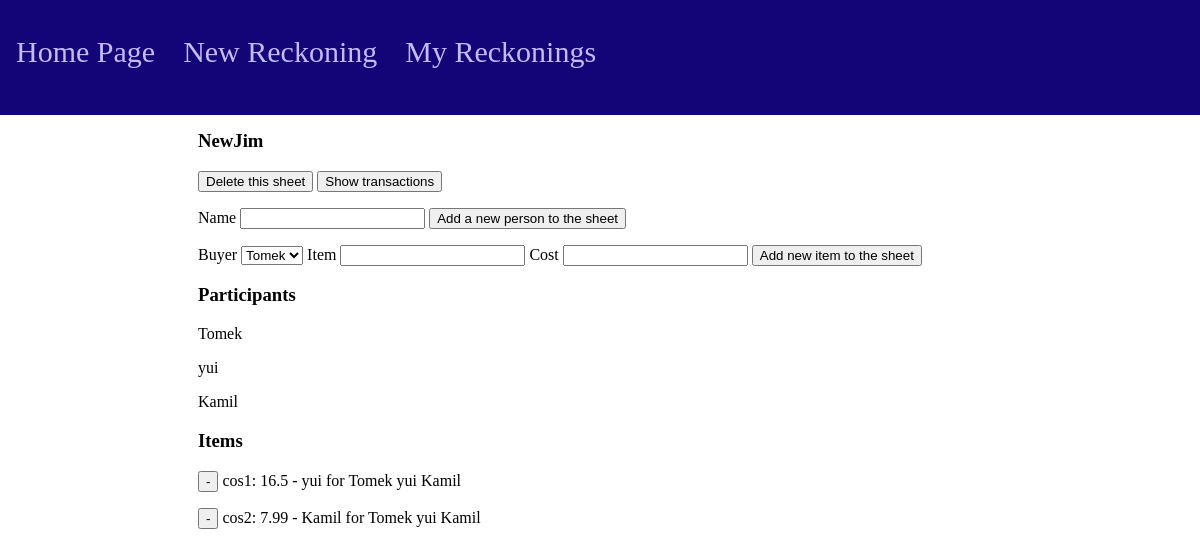
The app's page /reckon/NewJim with its own data.
### main/models.py (models this page shows, shortened)
class Sheet(models.Model):
    name = models.CharField(max_length=30)
    def __str__(self):
        return self.name

class Person(models.Model):
    sheet = models.ForeignKey(Sheet, on_delete=models.CASCADE)
    name = models.CharField(max_length=20)
    balance = models.FloatField(default=0)
    def __str__(self):
        return self.name

class Item(models.Model):
    sheet = models.ForeignKey(Sheet, on_delete=models.CASCADE)
    person = models.ForeignKey(Person, on_delete=models.CASCADE)
    name = models.CharField(max_length=30)
    value = models.FloatField()

### main/views.py (the view)
# urls.py: path('reckon/<str:name>', views.reckon, name="reckon"),
def reckon(response, name):
    if response.method == 'POST':
        if response.POST.get("delete"):
            view = Sheet.objects.get(name=response.POST.get("delete"))
            view.delete()
            return HttpResponseRedirect('/sheets/', {})
        elif response.POST.get("addperson"):
            view = Sheet.objects.get(name=response.POST.get("addperson"))
            addperson = addPerson(response.POST)
            if addperson.is_valid():
                person = Person(sheet=view, name=addperson.cleaned_data["name"])
                print(person)
                person.save()
            return HttpResponseRedirect('/sheets/', {})
        elif response.POST.get("additem"):
            view = Sheet.objects.get(name=response.POST.get("additem"))
            additem = addItem(response.POST)
            postPay = response.POST.get("pay")
            print(postPay)
            if additem.is_valid():
                postValue = additem.cleaned_data["value"]
                postItem = additem.cleaned_data["item"]
                print("||||||||||||")
                print(postValue)
                print(postItem)
                if Person.objects.filter(sheet=view, name=postPay).exists():
                    new_item = Item(sheet=view, person=Person.objects.get(sheet=view, name=postPay), name=postItem, value=postValue)
                    print(new_item)
                    test = Person.objects.get(sheet=view, name=postPay)
                    test.balance -= postValue
                    test.save()
                    new_item.save()
                else:
                    newPerson = Person(sheet=view, name=postPay, balance=-postValue)
                    print(newPerson)
                    newPerson.save()
                    new_item = Item(sheet=view, person=newPerson, name=postItem, value=postValue)
                    print(new_item)
                    new_item.save()
                return HttpResponseRedirect('/reckon/{}/{}'.format(view.name, postItem))
            return HttpResponseRedirect('/reckon/{}'.format(view.name))
        elif response.POST.get("show"):
            view = Sheet.objects.get(name=response.POST.get("show"))
            return HttpResponseRedirect('/{}/transactions'.format(view.name))
        elif response.POST.get("item_delete"):
            view = Sheet.objects.get(name=name)
            item = Item.objects.get(sheet=view, name=response.POST.get("item_delete"))
            item.person.balance += item.value
            item.person.save()
            for debtor in Debtor.objects.filter(item=item):
                debtor.person.balance -= debtor.share/100 * item.value
                debtor.person.save()
            item.delete()
            return HttpResponseRedirect('/sheets/', {})
        else:
            return HttpResponseRedirect('/', {})
    else:
        view = Sheet.objects.get(name=name)
        print(view)
        people = [i for i in Person.objects.filter(sheet=view)]
        for item in Item.objects.filter(sheet=view):
            item.value = round(item.value,2)
        items = [i for i in Item.objects.filter(sheet=view)]
        debtors = [[i.person.name for i in Debtor.objects.filter(item=j)] for j in Item.objects.filter(sheet=view)]
        print(debtors)
        addperson = addPerson()
        additem = addItem()
        return render(response, "main/reckon.html",
            {"view": view, "people": people, "items": items, "debtors": debtors,
            "addperson": addperson, "additem": additem})

### main/forms.py
class addPerson(forms.Form):
    name = forms.CharField(label="Name", max_length=30)

class addItem(forms.Form):
    item = forms.CharField(label="item", max_length=30)
    value = forms.FloatField(label="value")
    """def __init__(self):
        super(addItem, self).__init__()
        people = [i.name for i in Person.objects.all()]

        self.fields["pay"]  = forms.ChoiceField(
            widget=forms.Select(choices=people),
        )
    """

### main/templates/main/reckon.html (shortened to what this page needs)
{% extends 'main/base.html' %}
{% block content %}
    <h3>{{view.name}}</h3>
    <div>
        <form method="post", action="/reckon/{{view.name}}">
            <button type="submit", name="delete", value="{{view.name}}">Delete this sheet</button>
            <button type="submit", name="show", value="{{view.name}}">Show transactions</button>
        </form>
        <div>
            <p>
                <form method="post", action="/reckon/{{view.name}}">
                    <label for="data">Name</label>
                    {{addperson.name}}
                    <button type="submit", name="addperson", value="{{view.name}}">Add a new person to the sheet</button>
                </form>
            </p>
            <p>
                <form method="post", action="/reckon/{{view.name}}">
                    <label for="pay">Buyer</label>
                    <select name="pay" id="pay">
                        {% for i in people %}
                            <option value="{{i.name}}">{{i.name}}</option>
                        {% endfor %}
                    </select>
                    <label for="item">Item</label>
                    {{additem.item}}
                    <label for="value">Cost</label>
                    {{additem.value}}
                    <button type="submit", name="additem", value="{{view.name}}">Add new item to the sheet</button>
                </form>
            </p>
        </div>
        <div>
            <h3>Participants</h3>
            {% for i in people %}
                <p>{{i.name}}</p>
            {% endfor %}
        </div>
        <div>
            <form method="post", action="/reckon/{{view.name}}">
                <h3>Items</h3>
                {% for i in items %}
                    <p>
                        <button type="submit", name="item_delete", value="{{i.name}}">-</button>
                        {{i.name}}: {{i.value}} - {{i.person}} for
                        {% for j in debtors %}
                            {% if forloop.counter == forloop.parentloop.counter %}
                                {% for k in j %}
                                {{k}}
                                {% endfor %}
                            {% endif %}
                        {% endfor %}
                    </p>
                {% endfor %}
            </form>
        </div>
    </div>
{% endblock content %}

### records on screen
Sheet: name "NewJim"
Person: name "Tomek", j "Tomek" "Tomek"
Person: name "yui", j "yui" "yui"
Person: name "Kamil", j "Kamil" "Kamil"
Item: name "cos1", value "16.5", person "yui"
Item: name "cos2", value "7.99", person "Kamil"

### other values on screen
form field pay "Tomek"
